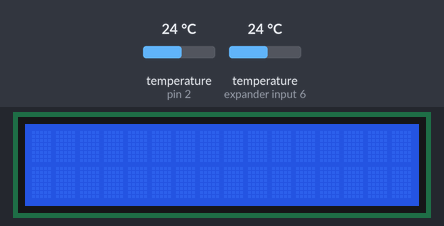
The sketch below on a simulated Arduino Uno, built with avr-gcc and run on an emulated ATmega328P. Parts: 16×2 character LCD. Inputs (shaded band) come from the test bench; at power-on: temperature (sensors on pin 2, expander input 6) 24 °C. What the sketch prints to the serial monitor is not drawn.

Above: at 1.2 s.
1.3 s: temperature (sensor on pin 2) set to 12 °C
At 2.0 s:
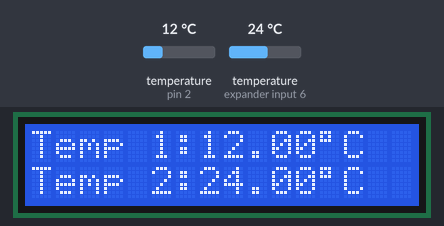
2.9 s: temperature (sensor on expander input 6) set to 12 °C
At 4.9 s:
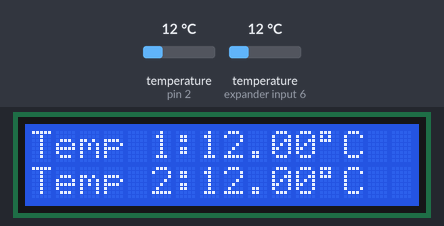
5.2 s: temperature (sensor on pin 2) set to 19 °C
At 6.6 s:
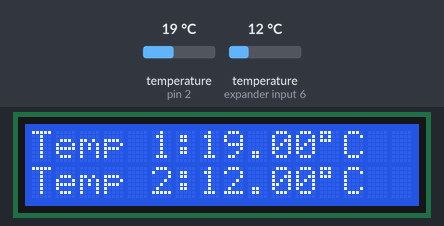
7.5 s: temperature (sensor on expander input 6) set to 19 °C
At 9.6 s:
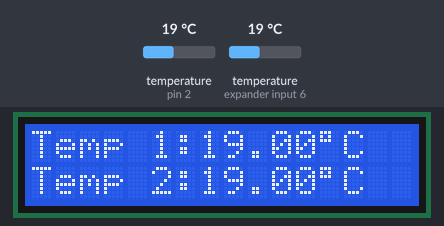
9.9 s: temperature (sensor on pin 2) set to 28 °C
At 11.3 s:
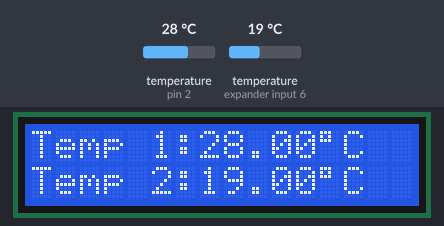
12.2 s: temperature (sensor on expander input 6) set to 28 °C
At 14.2 s:
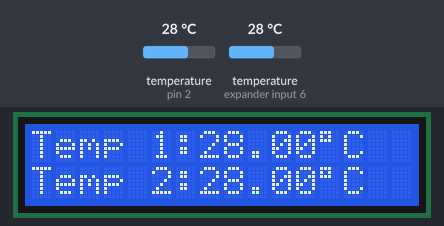
Timing chart, 0 to 15.5 s (numbered marks = the images above; inputs shaded):
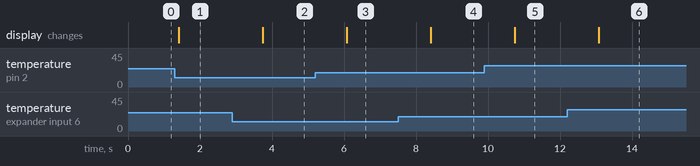

Measured:
- after the input at 1.3 s, the display: changes after 0.11 s (image 1)
- after the input at 2.9 s, the display: changes after 0.84 s (image 2)
- after the input at 5.2 s, the display: changes after 0.87 s (image 3)
- after the input at 7.5 s, the display: changes after 0.91 s (image 4)
- after the input at 9.9 s, the display: changes after 0.84 s (image 5)
- after the input at 12.2 s, the display: changes after 0.87 s (image 6)

The sketch:

LCD_I2C_2xDS18B20.ino
```cpp
#include <OneWire.h>
#include <DallasTemperature.h>
#include <Wire.h>
#include <LiquidCrystal.h>
#include <LiquidCrystal_I2C.h>

LiquidCrystal_I2C  lcd(0x27,2,1,0,4,5,6,7);
// Data wire is plugged into pin 7 on the Arduino
#define ONE_WIRE_BUS 2

// Setup a oneWire instance to communicate with ANY OneWire devices
OneWire oneWire(ONE_WIRE_BUS);

// Set oneWire reference to Dallas Temperature sensor.
DallasTemperature sensors(&oneWire);

void setup(void)
{
Serial.begin(9600);
sensors.begin();
lcd.begin (16,2); // for 16 x 2 LCD module
  lcd.setBacklightPin(3,POSITIVE);
  lcd.setBacklight(HIGH);
}
void loop(void)
{
sensors.requestTemperatures();
Serial.println("");
delay(500);
Serial.print("Sensor 1: ");
Serial.println(sensors.getTempCByIndex(0));
Serial.print("Sensor 2: ");
Serial.println(sensors.getTempCByIndex(1));// first founded sensor have Index 0
lcd.home (); // set cursor to 0,0
  lcd.print("Temp 1:");
  lcd.print(sensors.getTempCByIndex(0));
  lcd.print((char)223);
  lcd.print("C");
  lcd.setCursor (0,1);        // go to start of 2nd line
  lcd.print("Temp 2:");
  lcd.print(sensors.getTempCByIndex(1));
  lcd.print((char)223);
  lcd.print("C");
  delay(1000);
}
```
